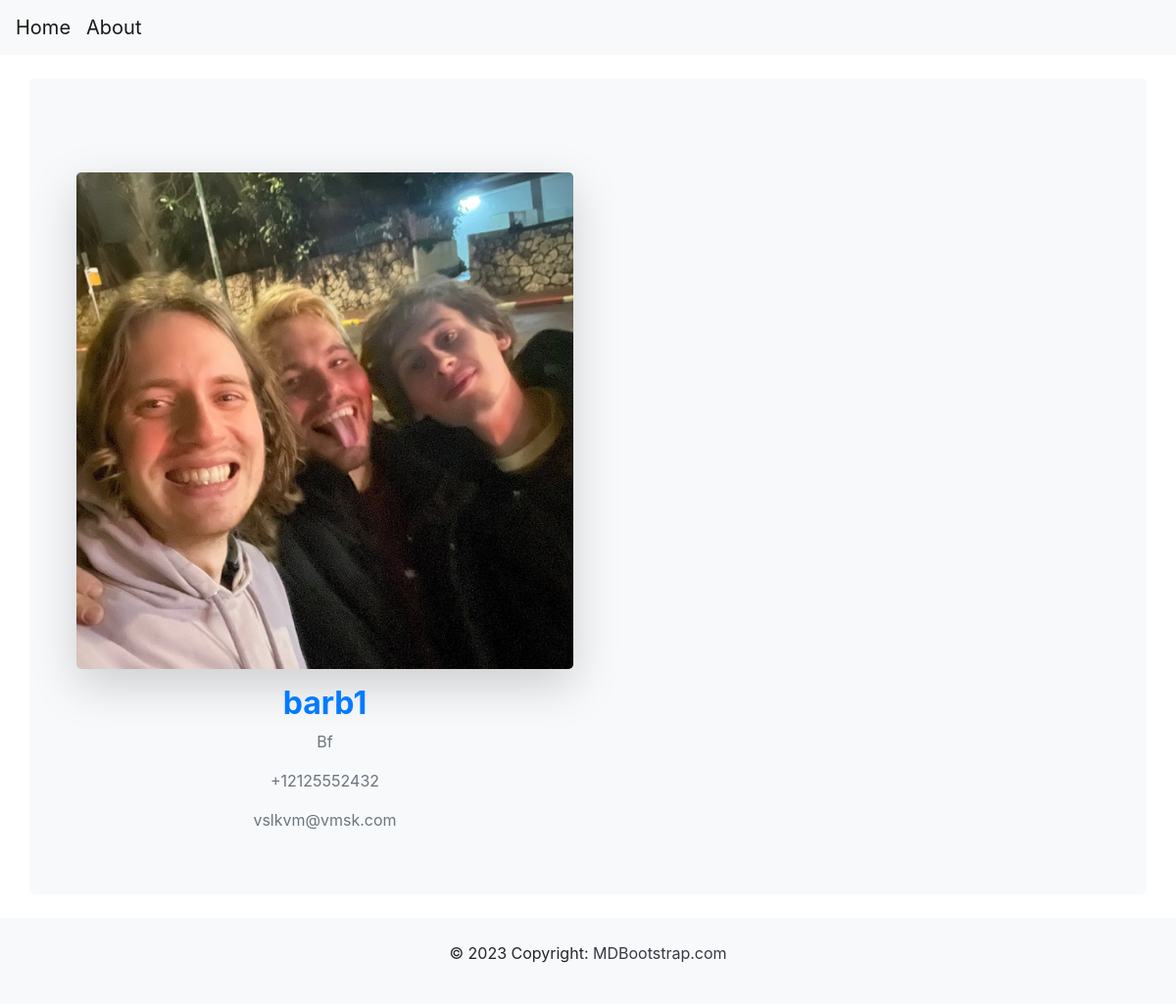
Page /barb1/ on the committed database.
### scheduler/models.py (models this page shows, shortened)
class BarberShop(models.Model):
    id = models.UUIDField(primary_key=True, default=uuid.uuid4, editable=False)
    name = models.CharField(max_length=100)
    address = models.CharField(max_length=255)
    phone = PhoneNumberField(null=True, blank=True)
    email = models.EmailField(null=True, blank=True)
    description = models.TextField(null=True, blank=True)
    logo = models.ImageField(upload_to='barber_shops/', null=True, blank=True)
    cover_image = models.ImageField(upload_to='barber_shops/')

### scheduler/views.py (the view)
# urls.py: path('<str:name>/', BarberShopDetailView.as_view(), name='barbershop_detail'),
class BarberShopDetailView(TemplateView):
    template_name = "scheduler/barbershop_detail.html"
    def get_context_data(self, **kwargs):
        context = super().get_context_data(**kwargs)
        barbershop_name = self.kwargs.get('name')
        context['barbershop'] = get_object_or_404(BarberShop, name=barbershop_name)
        return context

### scheduler/templates/scheduler/barbershop_detail.html
{% extends 'scheduler/base.html' %}
{% block content %}
<div class="container mt-5 bg-light bg-gradient rounded-lg p-4">
    <div class="row">
        <div class="col-md-6">
            <img src="{{ barbershop.cover_image.url }}" alt="{{ barbershop.name }}" class="img-fluid rounded-lg shadow-lg">
            <div class="mt-3">
                <h1 class="text-primary" style="font-size: 2rem; font-weight: bold;">{{ barbershop.name }}</h1>
                <p class="text-muted">{{ barbershop.address }}</p>
                <p class="text-muted">{{ barbershop.phone }}</p>
                <p class="text-muted">{{ barbershop.email }}</p>
            </div>
        </div>
    </div>
</div>
{% endblock %}

### rows in the picture
BarberShop: cover_image (picture), name "barb1", address "Bf", phone "+12125552432", email "vslkvm@vmsk.com"
